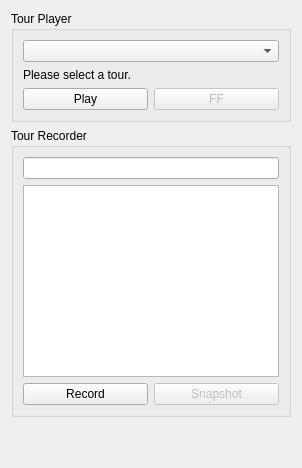
      <widget class="QWidget" name="tab_tours">
       <attribute name="title">
        <string> Tours </string>
       </attribute>
       <layout class="QVBoxLayout" name="verticalLayout_10">
        <item>
         <widget class="QGroupBox" name="tourPlayerBox">
          <property name="enabled">
           <bool>true</bool>
          </property>
          <property name="title">
           <string>Tour Player</string>
          </property>
          <layout class="QVBoxLayout" name="verticalLayout_8">
           <item>
            <widget class="QComboBox" name="tourSelector">
             <property name="enabled">
              <bool>true</bool>
             </property>
            </widget>
           </item>
           <item>
            <widget class="QLabel" name="tourDesc">
             <property name="enabled">
              <bool>true</bool>
             </property>
             <property name="text">
              <string>Please select a tour.</string>
             </property>
            </widget>
           </item>
           <item>
            <layout class="QHBoxLayout" name="horizontalLayout_7">
             <item>
              <widget class="QPushButton" name="playTourButton">
               <property name="enabled">
                <bool>true</bool>
               </property>
               <property name="text">
                <string>Play</string>
               </property>
              </widget>
             </item>
             <item>
              <widget class="QPushButton" name="ffTourButton">
               <property name="enabled">
                <bool>false</bool>
               </property>
               <property name="text">
                <string>FF</string>
               </property>
              </widget>
             </item>
            </layout>
           </item>
          </layout>
         </widget>
        </item>
        <item>
         <widget class="QGroupBox" name="groupBox_2">
          <property name="enabled">
           <bool>true</bool>
          </property>
          <property name="title">
           <string>Tour Recorder</string>
          </property>
          <layout class="QVBoxLayout" name="verticalLayout_9">
           <item>
            <widget class="QLineEdit" name="recTourName">
             <property name="enabled">
              <bool>true</bool>
             </property>
            </widget>
           </item>
           <item>
            <widget class="QPlainTextEdit" name="recTourDesc">
             <property name="enabled">
              <bool>true</bool>
             </property>
            </widget>
           </item>
           <item>
            <layout class="QHBoxLayout" name="horizontalLayout_8">
             <item>
              <widget class="QPushButton" name="recTourButton">
               <property name="enabled">
                <bool>true</bool>
               </property>
               <property name="text">
                <string>Record</string>
               </property>
              </widget>
             </item>
             <item>
              <widget class="QPushButton" name="snapshotTourButton">
               <property name="enabled">
                <bool>false</bool>
               </property>
               <property name="text">
                <string>Snapshot</string>
               </property>
              </widget>
             </item>
            </layout>
           </item>
          </layout>
         </widget>
        </item>
        <item>
         <spacer name="verticalSpacer_4">
          <property name="orientation">
           <enum>Qt::Vertical</enum>
          </property>
          <property name="sizeHint" stdset="0">
           <size>
            <width>20</width>
            <height>40</height>
           </size>
          </property>
         </spacer>
        </item>
       </layout>
      </widget>
